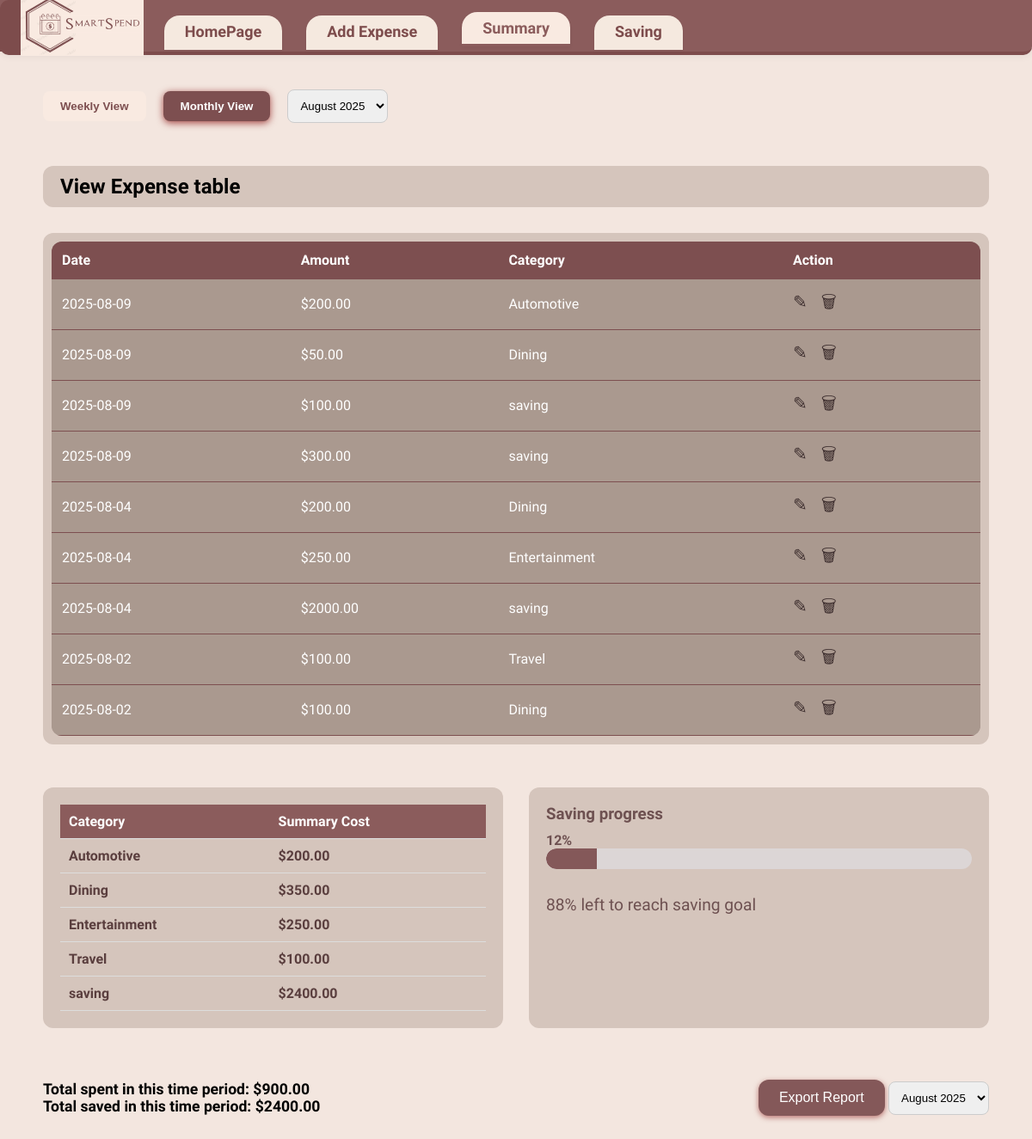
Page /summary on the committed database.
### tables this page shows
CREATE TABLE Expenses (
                        id INTEGER PRIMARY KEY AUTOINCREMENT,
                        amount REAL,
                        date TEXT,
                        description TEXT,
                        category TEXT,
                        timestamp TEXT
                    );

### app.py (the view, shortened to what this page needs)
@app.route('/summary')
def summary():
    view_mode = request.args.get('view', 'monthly')
    selected_period_label = request.args.get('period')
    conn = sqlite3.connect(DB_NAME)
    c = conn.cursor()
    c.execute('SELECT DISTINCT strftime("%Y-%m", date) FROM Expenses ORDER BY date DESC')
    month_keys = [row[0] for row in c.fetchall()]
    c.execute('SELECT DISTINCT strftime("%Y-%W", date) FROM Expenses ORDER BY date DESC')
    week_keys = [row[0] for row in c.fetchall()]
    month_periods = [month_name[int(m.split('-')[1])] + " " + m.split('-')[0] for m in month_keys]  # e.g., July 2025
    week_periods = [f"Week {int(w.split('-')[1])} {w.split('-')[0]}" for w in week_keys]  # e.g., Week 29 2025
    if not selected_period_label:
        if view_mode == 'monthly' and month_keys:
            selected_period_label = month_periods[0]
        elif view_mode == 'weekly' and week_keys:
            selected_period_label = week_periods[0]
    if view_mode == 'monthly':
        periods = month_periods
        if selected_period_label in periods:
            idx = periods.index(selected_period_label)
            query_period = month_keys[idx]
        else:
            query_period = datetime.now().strftime('%Y-%m')
            selected_period_label = month_name[int(query_period.split('-')[1])] + " " + query_period.split('-')[0]
    try:
        if view_mode == 'monthly':
            c.execute('SELECT * FROM Expenses WHERE strftime("%Y-%m", date) = ? ORDER BY date DESC', (query_period,))
        else:
            c.execute('SELECT * FROM Expenses WHERE strftime("%Y-%W", date) = ? ORDER BY date DESC', (query_period,))
        expenses = c.fetchall()
        if view_mode == 'monthly':
            c.execute('SELECT category, SUM(amount) FROM Expenses WHERE strftime("%Y-%m", date) = ? GROUP BY category', (query_period,))
        else:
            c.execute('SELECT category, SUM(amount) FROM Expenses WHERE strftime("%Y-%W", date) = ? GROUP BY category', (query_period,))
        summary_data = c.fetchall()
        if view_mode == 'monthly':
            c.execute('SELECT SUM(amount) FROM Expenses WHERE strftime("%Y-%m", date) = ? AND category != "saving"', (query_period,))
            total_spent = c.fetchone()[0] or 0
            c.execute('SELECT SUM(amount) FROM Expenses WHERE category = "saving" AND strftime("%Y-%m", date) = ?', (query_period,))
            total_saved = c.fetchone()[0] or 0
        c.execute('SELECT target_amount FROM Goals WHERE is_active = 1')
        goal = c.fetchone()
        saving_percent = 0
        if goal and goal[0] > 0:
            saving_percent = int(round((total_saved / goal[0]) * 100))
            saving_percent = max(0, min(saving_percent, 100))
    except Exception as e:
        print(f"Error fetching summary data: {e}")
        expenses = []
        summary_data = []
        total_spent = 0
        total_saved = 0
        saving_percent = 0
    conn.close()
    try:
        total_spent = float(total_spent)
    except (TypeError, ValueError):
        total_spent = 0.0
    try:
        total_saved = float(total_saved)
    except (TypeError, ValueError):
        total_saved = 0.0
    summary_data = [(cat, float(tot) if tot is not None else 0.0) for cat, tot in summary_data]
    expenses = [(
        exp[0],  # id
        float(exp[1]) if exp[1] is not None else 0.0,  # amount
        exp[2],  # date
        exp[3],  # description
        exp[4],  # category
        exp[5]   # timestamp
    ) for exp in expenses]
    return render_template(
        'summary.html',
        expenses=expenses,
        summary_data=summary_data,
        total_spent=total_spent,
        total_saved=total_saved,
        saving_percent=saving_percent,
        periods=periods,
        selected_period=selected_period_label,
        view_mode=view_mode
    )

### templates/summary.html (shortened to what this page needs)
<!DOCTYPE html>
<html lang="en">
<head>
  <link rel="stylesheet" href="{{ url_for('static', filename='summary.css') }}" />
</head>
<body>
  <header class="navbar">
  <img src="{{ url_for('static', filename='logo.png') }}" alt="SmartSpend Logo" class="nav-logo" />
  <nav>
    <a href="/home">HomePage</a>
    <a href="/add">Add Expense</a>
    <a href="/summary" class="active">Summary</a>
    <a href="/saving">Saving</a>
  </nav>
  </header>
  <div class="container">
    <main class="summary-page">
        <div class="controls">
          <button id="weekly" class="{{ 'active' if view_mode == 'weekly' else '' }}" onclick="window.location.href='?view=weekly'">Weekly View</button>
          <button id="monthly" class="{{ 'active' if view_mode == 'monthly' else '' }}" onclick="window.location.href='?view=monthly'">Monthly View</button>
          <select id="period" onchange="window.location.href='?view={{ view_mode }}&period='+this.value">
            {% for period in periods %}
              <option value="{{ period }}" {% if period == selected_period %}selected{% endif %}>{{ period }}</option>
            {% endfor %}
          </select>
        </div>
        <h2>View Expense table</h2>
        <div class="table-container">
          <table>
            <thead>
              <tr>
                <th>Date</th>
                <th>Amount</th>
                <th>Category</th>
                <th>Action</th>
              </tr>
            </thead>
            <tbody>
              {% if expenses %}
                {% for exp in expenses %}
                  <tr>
                    <td>{{ exp[2] }}</td>
                    <td>${{ "%.2f"|format(exp[1]) }}</td>
                    <td>{{ exp[4] }}</td>
                    <td>
                      <a href="/edit-expense/{{ exp[0] }}" title="Edit">&#9998;</a>
                      <a href="/delete-expense/{{ exp[0] }}" title="Delete" onclick="return confirm('Delete this expense?')">&#128465;</a>
                    </td>
                  </tr>
                {% endfor %}
              {% else %}
                <tr><td colspan="4">No expenses recorded</td></tr>
              {% endif %}
            </tbody>
          </table>
        </div>
        <div class="summary-bottom">
          <div class="category-summary">
            <table>
              <thead>
                <tr>
                  <th>Category</th>
                  <th>Summary Cost</th>
                </tr>
              </thead>
              <tbody>
                {% for cat, tot in summary_data %}
                  <tr>
                    <td>{{ cat }}</td>
                    <td>${{ "%.2f"|format(tot) }}</td>
                  </tr>
                {% endfor %}
              </tbody>
            </table>
          </div>
          <div class="saving-progress">
            <h3>Saving progress</h3>
            <div class="progress-label">{{ saving_percent }}%</div>
            <div class="progress-bar">
              <div class="fill" style="width: {{ saving_percent }}%;"></div>
            </div>
            <div class="progress-text">{{ 100 - saving_percent }}% left to reach saving goal</div>
          </div>
        </div>
        <div class="footer">
          <div>
            <div>Total spent in this time period: ${{ "%.2f"|format(total_spent) }}</div>
            <div>Total saved in this time period: ${{ "%.2f"|format(total_saved) }}</div>
          </div>
          <div>
            <button id="export" onclick="window.location.href='/export-report?view={{ view_mode }}&period={{ selected_period }}'">Export Report</button>
            <select id="footer-period" onchange="window.location.href='?view={{ view_mode }}&period='+this.value">
              {% for period in periods %}
                <option value="{{ period }}" {% if period == selected_period %}selected{% endif %}>{{ period }}</option>
              {% endfor %}
            </select>
          </div>
        </div>
      </main>
    </div>
</body>
</html>

### static/summary.css (style rules this page uses)
body, html { margin: 0; padding: 0; height: 100%; font-family: 'Work Sans', sans-serif; background-color: #f3e6df; }
.navbar { background-color: #8b5c5c; display: flex; align-items: center; justify-content: flex-start; padding: 0; height: 60px; border-bottom: 4px solid #7d4c4c; border-radius: 0 0 10px 10px; box-shadow: 0 2px 8px rgba(0,0,0,0.06); position: relative; }
.navbar::before { content: ""; position: absolute; left: 0; top: 0; width: 120px; height: 100%; background-color: #7d4c4c; border-radius: 10px 0 0 0; z-index: 0; }
.nav-logo { height: 70px; margin-left: 24px; margin-right: 24px; position: relative; z-index: 1; }
.navbar nav { display: flex; gap: 18px; position: relative; z-index: 1; }
.navbar nav a { color: #7d4c4c; text-decoration: none; font-size: 18px; font-family: 'Baloo Bhai', cursive; font-weight: 700; background: #f5e9df; border-radius: 18px 18px 0 0; padding: 8px 24px; margin-right: 10px; box-shadow: 0 2px 4px rgba(0,0,0,0.04); border: none; transition: background 0.2s; position: relative; top: 8px; }
.navbar nav a.active, .navbar nav a:focus { background: #F9EAE1; color: #8b5c5c; border-bottom: 3px solid #8b5c5c; top: 4px; }
.controls { display: flex; align-items: center; gap: 20px; }
.controls button { padding: 10px 20px; border: none; border-radius: 8px; background-color: #f9eae1; color: #7D4F50; font-weight: 600; cursor: pointer; }
.controls button.active { background-color: #7D4F50; color: #fff; box-shadow: 0 2px 8px rgba(128, 0, 0, 0.7); }
.controls select { padding: 10px; border-radius: 8px; border: 1px solid #ccc; cursor: pointer; }
.summary-page > h2 { background-color: #D5C5BC; padding: 10px 20px; border-radius: 12px; color: #000000; font-weight: 700; display: inline-block; margin-bottom: 0; }
.table-container { overflow-y: visible; border-radius: 12px; background-color: #D5C5BC; padding: 10px; box-sizing: border-box; }
.table-container table { width: 100%; border-collapse: collapse; background-color: #AA998F; border-radius: 12px; overflow: hidden; }
.table-container th, .table-container td { padding: 12px; text-align: left; border-bottom: 1px solid #7D4F50; color: #fff; }
.table-container th { background-color: #7D4F50; font-weight: 700; }
.table-container tbody tr { background-color: #AA998F; }
.table-container tbody tr:nth-child(even) { background-color: #AA998F; }
.table-container td a { margin-right: 12px; color: #3e2f2f; font-size: 20px; text-decoration: none; cursor: pointer; transition: color 0.2s; }
.summary-bottom { display: flex; gap: 30px; margin-top: 20px; }
.category-summary, .saving-progress { flex: 1; background-color: #D5C5BC; padding: 20px; border-radius: 12px; }
.category-summary h3, .saving-progress h3 { margin-top: 0; color: #7D4F50; }
.category-summary table { width: 100%; border-collapse: collapse; }
.category-summary th, .category-summary td { padding: 10px; border-bottom: 1px solid #ddd; text-align: left; color: #5a3e3e; font-weight: 600; }
.category-summary th { background-color: #8b5c5c; color: #fff; font-weight: 700; }
.saving-progress { background-color: #D5C5BC; }
.saving-progress h3 { font-weight: 700; color: #6e5151; margin-bottom: 10px; }
.progress-label { font-weight: 700; color: #6e5151; min-width: 50px; }
.progress-bar { flex: 1; background-color: #dcd6d6; border-radius: 20px; height: 24px; overflow: hidden; }
.progress-bar .fill { background-color: #845859; height: 100%; border-radius: 20px 0 0 20px; }
.progress-text { font-size: 1.2em; color: #6e5151; margin-top: 30px; }
.footer { display: flex; justify-content: space-between; align-items: center; margin-top: 30px; font-weight: 700; color: #000000; font-size: 1.1em; flex-wrap: wrap; gap: 20px; }
.footer button { padding: 12px 24px; background-color: #845859; color: #fff; border: none; border-radius: 12px; font-size: 16px; cursor: pointer; box-shadow: 0 2px 6px rgba(128, 0, 0, 0.5); transition: background-color 0.3s; }
.footer select { padding: 10px; border-radius: 8px; border: 1px solid #ccc; cursor: pointer; }
.container { display: flex; height: 100vh; }
.summary-page { padding: 40px 50px; flex: 1; overflow-y: auto; display: flex; flex-direction: column; gap: 30px; }

### rows in the picture
Expenses: date "2025-08-09", amount "200.00", category "Automotive"
Expenses: date "2025-08-09", amount "50.00", category "Dining"
Expenses: date "2025-08-09", amount "100.00", category "saving"
Expenses: date "2025-08-09", amount "300.00", category "saving"
Expenses: date "2025-08-04", amount "200.00", category "Dining"
Expenses: date "2025-08-04", amount "250.00", category "Entertainment"
Expenses: date "2025-08-04", amount "2000.00", category "saving"
Expenses: date "2025-08-02", amount "100.00", category "Travel"
Expenses: date "2025-08-02", amount "100.00", category "Dining"

### other values in the picture
{{ cat }} "Dining" "saving"
{{ "%.2f"|format(tot) }} "350.00" "2400.00"
{{ saving_percent }} "12"
{{ 100 - saving_percent }} "88"
{{ "%.2f"|format(total_spent) }} "900.00"
{{ "%.2f"|format(total_saved) }} "2400.00"
form field value "August 2025"
